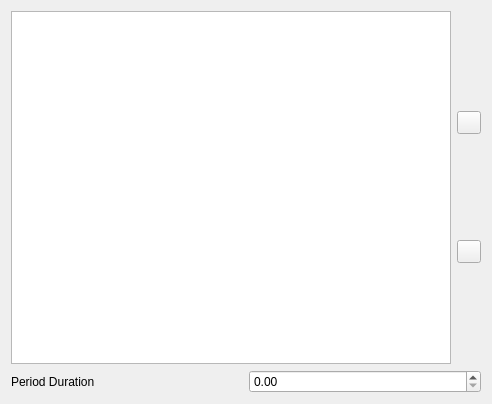
<?xml version="1.0" encoding="UTF-8"?>
<ui version="4.0">
 <class>Dialog</class>
 <widget class="QDialog" name="Dialog">
  <property name="geometry">
   <rect>
    <x>0</x>
    <y>0</y>
    <width>492</width>
    <height>404</height>
   </rect>
  </property>
  <property name="windowTitle">
   <string>Dialog</string>
  </property>
  <layout class="QVBoxLayout" name="verticalLayout_2">
   <item>
    <layout class="QHBoxLayout" name="horizontalLayout_2">
     <item>
      <widget class="PulseTable" name="pulseTableView"/>
     </item>
     <item>
      <layout class="QVBoxLayout" name="verticalLayout">
       <item>
        <widget class="QToolButton" name="addPulseButton">
         <property name="text">
          <string/>
         </property>
         <property name="icon">
          <iconset resource="../resources/resources.qrc">
           <normaloff>:/icons/plus.png</normaloff>:/icons/plus.png</iconset>
         </property>
        </widget>
       </item>
       <item>
        <widget class="QToolButton" name="removePulseButton">
         <property name="text">
          <string/>
         </property>
         <property name="icon">
          <iconset resource="../resources/resources.qrc">
           <normaloff>:/icons/minus.png</normaloff>:/icons/minus.png</iconset>
         </property>
        </widget>
       </item>
      </layout>
     </item>
    </layout>
   </item>
   <item>
    <layout class="QHBoxLayout" name="horizontalLayout">
     <item>
      <widget class="QLabel" name="label">
       <property name="text">
        <string>Period Duration</string>
       </property>
      </widget>
     </item>
     <item>
      <widget class="ExponentialSpinBox" name="doubleSpinBox">
       <property name="maximum">
        <double>10000000.000000000000000</double>
       </property>
      </widget>
     </item>
    </layout>
   </item>
  </layout>
 </widget>
 <customwidgets>
  <customwidget>
   <class>ExponentialSpinBox</class>
   <extends>QDoubleSpinBox</extends>
   <header>src.gui.widgets.exponential_spinbox</header>
  </customwidget>
  <customwidget>
   <class>PulseTable</class>
   <extends>QTableView</extends>
   <header>src.gui.widgets.tables.pulse_table</header>
  </customwidget>
 </customwidgets>
 <resources>
  <include location="../resources/resources.qrc"/>
 </resources>
 <connections/>
</ui>
